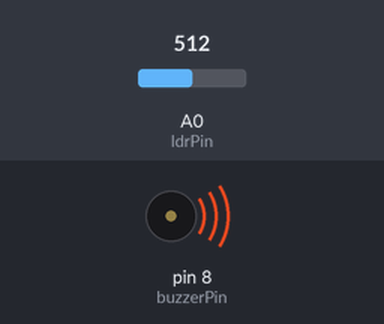
Bench run of a sketch on a simulated Arduino Uno, built with avr-gcc and run on an emulated ATmega328P. Shown: buzzer (waves = sounding). The test bench sets the inputs (shaded band); at power-on: A0 (ldrPin) = 512.

Above: at 0.1 s.
Timing chart, 0 to 1.6 s (numbered marks = the images above):
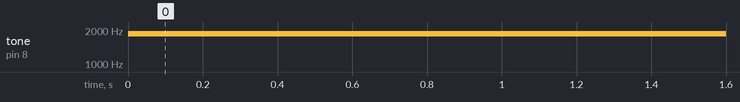

Measured:
- by itself, tone on pin 8 (buzzerPin): silent → 1849 Hz at 0.00 s

The sketch:

Day-12-Arduino-Light-Controlled-Theremin.ino
```cpp
  int ldrPin = A0;
  int buzzerPin = 8;

  void setup() {
    pinMode(buzzerPin, OUTPUT);
  }

  void loop() {
    int ldrValue = analogRead(ldrPin);
    int freq = map(ldrValue, 200, 900, 120, 4000);
    freq = constrain(freq, 120, 4000);

    tone(buzzerPin, freq);
    delay(10);
  }
```
